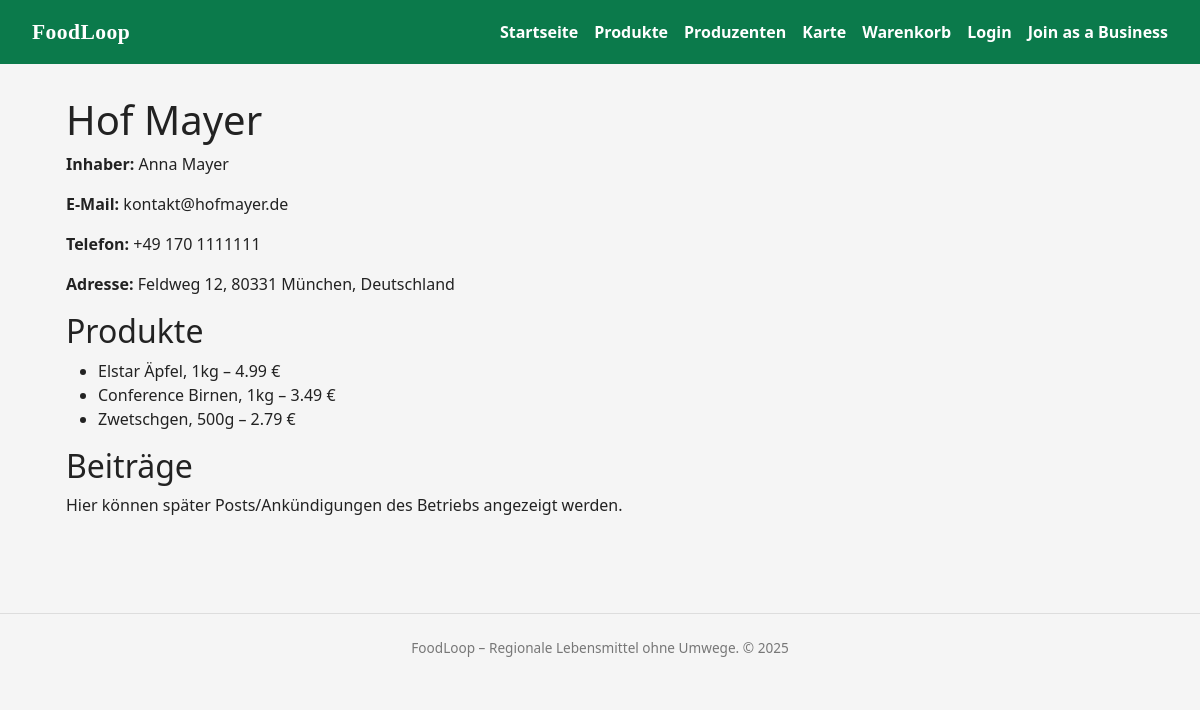
/producer/1, run on the app's committed database.
### models.py (models this page shows)
class ProducerProfile(db.Model):
    __tablename__ = "producer_profile"
    producer_id = db.Column(db.Integer, primary_key=True)
    user_id = db.Column(
        db.Integer, db.ForeignKey("user.id"), nullable=False, unique=True
    )
    address_id = db.Column(
        db.Integer, db.ForeignKey("address.address_id"), nullable=True
    )
    display_name = db.Column(db.String(255), nullable=False)
    legal_name = db.Column(db.String(255), nullable=True)
    tax_id = db.Column(db.String(50), nullable=True)
    contact_email = db.Column(db.String(255), nullable=False)
    contact_phone = db.Column(db.String(50), nullable=True)
    verification_status = db.Column(
        db.String(20), nullable=False, default="pending"
    )
    created_at = db.Column(db.DateTime, default=datetime.utcnow, nullable=False)
    user = db.relationship("User", back_populates="producer_profile")
    products = db.relationship("Product", back_populates="producer", lazy="dynamic")
    address = db.relationship("Address", back_populates="producers")
    categories = db.relationship(
        "Category",
        secondary=producer_category,
        back_populates="producers",
        lazy="select",
    )

class User(db.Model, UserMixin):
    __tablename__ = "user"
    id = db.Column(db.Integer, primary_key=True)
    username = db.Column(db.String(50), unique=True, nullable=False)
    email = db.Column(db.String(255), unique=True, nullable=False)
    password_hash = db.Column(db.String(255), nullable=False)
    first_name = db.Column(db.String(100), nullable=False)
    last_name = db.Column(db.String(100), nullable=False)
    role = db.Column(db.String(20), nullable=False)  # 'CUSTOMER' | 'PRODUCER'
    created_at = db.Column(db.DateTime, default=datetime.utcnow, nullable=False)
    customer_profile = db.relationship(
        "CustomerProfile",
        back_populates="user",
        uselist=False,
        cascade="all, delete-orphan",
    )
    producer_profile = db.relationship(
        "ProducerProfile",
        back_populates="user",
        uselist=False,
        cascade="all, delete-orphan",
    )

class Address(db.Model):
    __tablename__ = "address"
    address_id = db.Column(db.Integer, primary_key=True)
    street = db.Column(db.String(255), nullable=False)
    city = db.Column(db.String(100), nullable=False)
    zip = db.Column(db.String(20), nullable=False)
    country = db.Column(db.String(100), nullable=False)
    created_at = db.Column(db.DateTime, default=datetime.utcnow, nullable=False)
    customers = db.relationship(
        "CustomerProfile", back_populates="address", lazy="dynamic"
    )
    producers = db.relationship(
        "ProducerProfile", back_populates="address", lazy="dynamic"
    )

class Product(db.Model):
    __tablename__ = "product"
    product_id = db.Column(db.Integer, primary_key=True)
    producer_id = db.Column(
        db.Integer,
        db.ForeignKey("producer_profile.producer_id"),
        nullable=False,
    )
    category_id = db.Column(
        db.Integer, db.ForeignKey("category.category_id"), nullable=False
    )
    name = db.Column(db.String(255), nullable=False)
    description = db.Column(db.Text)
    price = db.Column(db.Numeric(10, 2), nullable=False)
    is_active = db.Column(db.Boolean, default=True, nullable=False)
    created_at = db.Column(db.DateTime, default=datetime.utcnow, nullable=False)
    producer = db.relationship("ProducerProfile", back_populates="products")
    category = db.relationship("Category", back_populates="products")
    cart_items = db.relationship("CartItem", back_populates="product", lazy="dynamic")
    order_items = db.relationship(
        "OrderItem", back_populates="product", lazy="dynamic"
    )

### app.py (the view)
@app.route("/producer/<int:producer_id>")
def producer_detail(producer_id):
    producer = ProducerProfile.query.get_or_404(producer_id)
    return render_template("producer_details.html", producer=producer)

### templates/producer_details.html (shortened to what this page needs)
{% extends "base.html" %}
{% block content %}
<section>
  <h1>{{ producer.display_name }}</h1>
  <p><strong>Inhaber:</strong> {{ producer.user.first_name }} {{ producer.user.last_name }}</p>
  <p><strong>E-Mail:</strong> {{ producer.contact_email }}</p>
  {% if producer.contact_phone %}
    <p><strong>Telefon:</strong> {{ producer.contact_phone }}</p>
  {% endif %}
  {% if producer.address %}
    <p><strong>Adresse:</strong>
      {{ producer.address.street }}, {{ producer.address.zip }} {{ producer.address.city }},
      {{ producer.address.country }}
    </p>
  {% endif %}
  <h2>Produkte</h2>
  <ul>
    {% for product in producer.products %}
      <li>{{ product.name }} – {{ "%.2f"|format(product.price) }} €</li>
    {% endfor %}
  </ul>
  <h2>Beiträge</h2>
  <p>Hier können später Posts/Ankündigungen des Betriebs angezeigt werden.</p>
</section>
{% endblock %}

### static/css/base.css (style rules this page uses)
body { font-family: system-ui, -apple-system, BlinkMacSystemFont, "Segoe UI", sans-serif; margin: 0; background: #f5f5f5; color: #222; overflow-x: hidden; }

### data on the page
ProducerProfile: display_name "Hof Mayer", contact_email "kontakt@hofmayer.de", contact_phone "+49 170 1111111"
User: user.first_name "Anna", user.last_name "Mayer"
Address: address.street "Feldweg 12", address.zip "80331", address.city "München", address.country "Deutschland"
Product: name "Elstar Äpfel, 1kg", price "4.99"
Product: name "Conference Birnen, 1kg", price "3.49"
Product: name "Zwetschgen, 500g", price "2.79"

### other printed values
{{ 2025 }} "2025"
